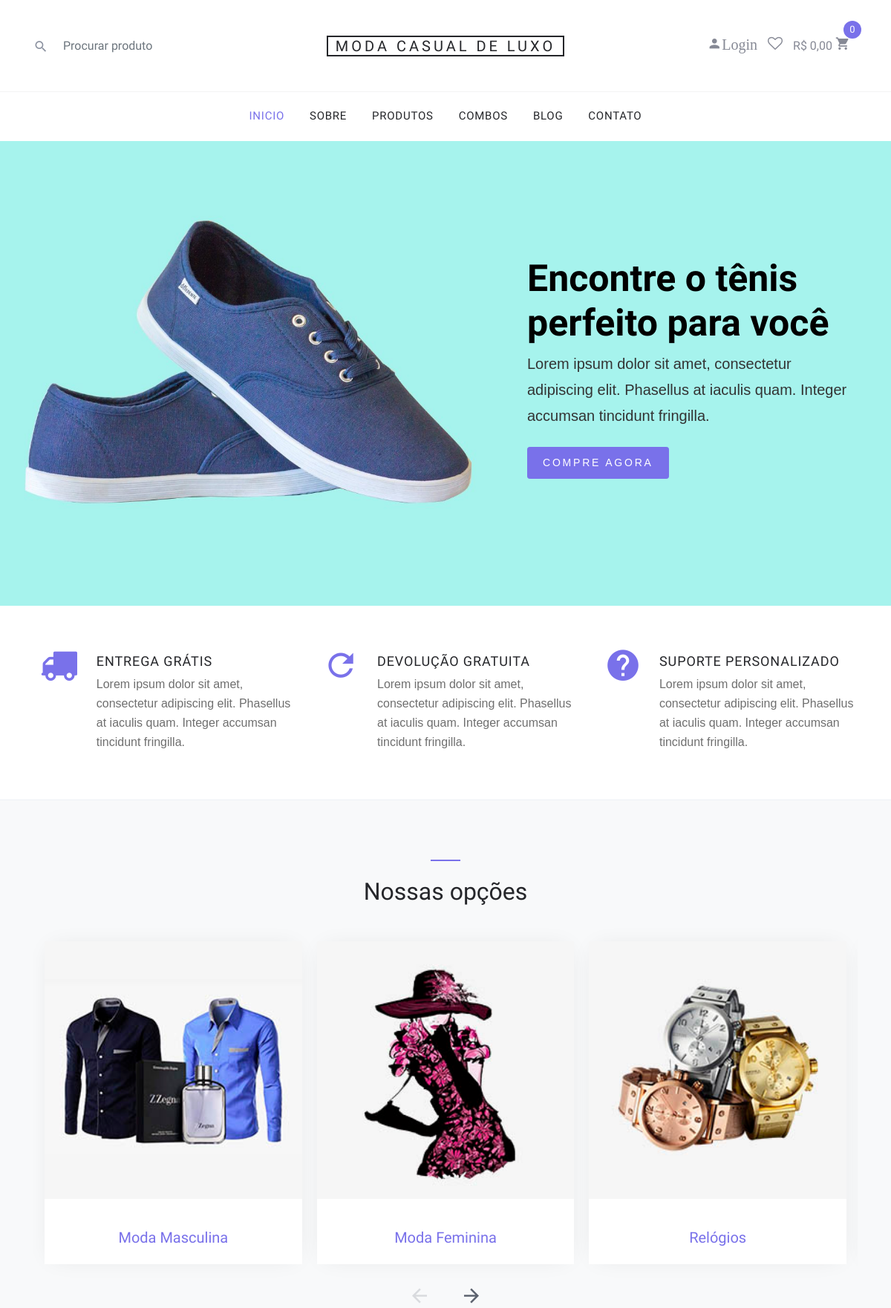
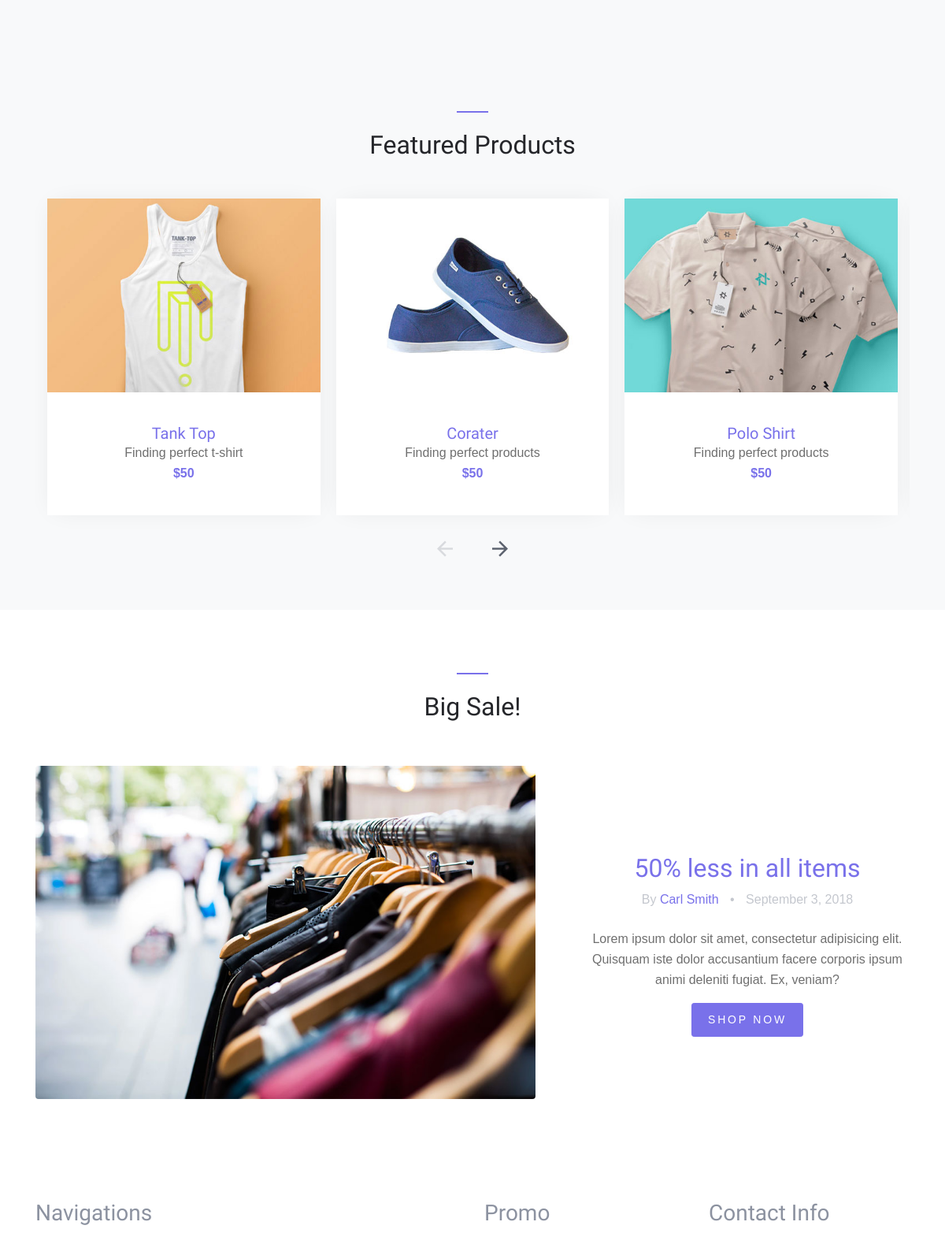
Screenshot of /lojaVirtualPHP/index.php (upper part) with the database file from the repository (2 pictures, top to bottom).
### tables this page shows
CREATE TABLE `categorias` (
  `id` int(11) NOT NULL AUTO_INCREMENT,
  `nome` varchar(50) NOT NULL,
  `nome_url` varchar(50) NOT NULL,
  `imagem` varchar(100) NOT NULL,
  PRIMARY KEY (`id`)
);

### lojaVirtualPHP/index.php (the view, shortened to what this page needs)
<?php
require_once ("cabecalho.php");
require_once ("conexao.php");
?>
    <div class="site-blocks-cover" style="background-image: url(images/hero_1.jpg);" data-aos="fade">
      <div class="container">
        <div class="row align-items-start align-items-md-center justify-content-end">
          <div class="col-md-5 text-center text-md-left pt-5 pt-md-0">
            <h1 class="mb-2">Encontre o tênis perfeito para você</h1>
            <div class="intro-text text-center text-md-left">
              <p class="mb-4">Lorem ipsum dolor sit amet, consectetur adipiscing elit. Phasellus at iaculis quam. Integer accumsan tincidunt fringilla. </p>
              <p>
                <a href="#" class="btn btn-sm btn-primary">Compre agora</a>
              </p>
            </div>
          </div>
        </div>
      </div>
    </div>
    <div class="site-section site-section-sm site-blocks-1">
      <div class="container">
        <div class="row">
          <div class="col-md-6 col-lg-4 d-lg-flex mb-4 mb-lg-0 pl-4" data-aos="fade-up" data-aos-delay="">
            <div class="icon mr-4 align-self-start">
              <span class="icon-truck"></span>
            </div>
            <div class="text">
              <h2 class="text-uppercase">Entrega grátis</h2>
              <p>Lorem ipsum dolor sit amet, consectetur adipiscing elit. Phasellus at iaculis quam. Integer accumsan tincidunt fringilla.</p>
            </div>
          </div>
          <div class="col-md-6 col-lg-4 d-lg-flex mb-4 mb-lg-0 pl-4" data-aos="fade-up" data-aos-delay="100">
            <div class="icon mr-4 align-self-start">
              <span class="icon-refresh2"></span>
            </div>
            <div class="text">
              <h2 class="text-uppercase">Devolução gratuita</h2>
              <p>Lorem ipsum dolor sit amet, consectetur adipiscing elit. Phasellus at iaculis quam. Integer accumsan tincidunt fringilla.</p>
            </div>
          </div>
          <div class="col-md-6 col-lg-4 d-lg-flex mb-4 mb-lg-0 pl-4" data-aos="fade-up" data-aos-delay="200">
            <div class="icon mr-4 align-self-start">
              <span class="icon-help"></span>
            </div>
            <div class="text">
              <h2 class="text-uppercase">Suporte personalizado</h2>
              <p>Lorem ipsum dolor sit amet, consectetur adipiscing elit. Phasellus at iaculis quam. Integer accumsan tincidunt fringilla.</p>
            </div>
          </div>
        </div>
      </div>
    </div>
<div class="site-section block-3 site-blocks-2 bg-light">
      <div class="container">
      <div class="row justify-content-center">
          <div class="col-md-7 site-section-heading text-center pt-4">
            <h2>Nossas opções</h2>
          </div>
        </div>
        <div class="row">
          <div class="col-md-12">
            <div class="nonloop-block-3 owl-carousel">
            <?php
             $query = $pdo->query("SELECT * FROM categorias order by id ");
             $res = $query->fetchAll(PDO::FETCH_ASSOC);
             for ($i=0; $i < count($res); $i++) {
              $nome = $res[$i]['nome'];
              $imagem = $res[$i]['imagem'];
              $nome_url = $res[$i]['nome_url'];
              ?>
                <div class="item">
                  <div class="block-4 text-center">
                    <figure class="block-4-image">
                      <img src="img/categorias/<?php echo $imagem ?>" alt="Image placeholder" class="img-fluid">
                    </figure>
                    <div class="block-4-text p-4">
                      <h3><a href="sub-categoria-de-<?php echo $nome_url ?>"><?php echo $nome ?></a></h3>
                    </div>
                  </div>
                </div>
        <?php } ?>
            </div>
          </div>
        </div>
      </div>
    </div>
    <div class="site-section block-3 site-blocks-2 bg-light">
      <div class="container">
        <div class="row justify-content-center">
          <div class="col-md-7 site-section-heading text-center pt-4">
            <h2>Featured Products</h2>
          </div>
        </div>
        <div class="row">
          <div class="col-md-12">
            <div class="nonloop-block-3 owl-carousel">
              <div class="item">
                <div class="block-4 text-center">
                  <figure class="block-4-image">
                    <img src="images/cloth_1.jpg" alt="Image placeholder" class="img-fluid">
                  </figure>
                  <div class="block-4-text p-4">
                    <h3><a href="#">Tank Top</a></h3>
                    <p class="mb-0">Finding perfect t-shirt</p>
                    <p class="text-primary font-weight-bold">$50</p>
                  </div>
                </div>
              </div>
              <div class="item">
                <div class="block-4 text-center">
                  <figure class="block-4-image">
                    <img src="images/shoe_1.jpg" alt="Image placeholder" class="img-fluid">
                  </figure>
                  <div class="block-4-text p-4">
                    <h3><a href="#">Corater</a></h3>
                    <p class="mb-0">Finding perfect products</p>
                    <p class="text-primary font-weight-bold">$50</p>
                  </div>
                </div>
              </div>
              <div class="item">
                <div class="block-4 text-center">
                  <figure class="block-4-image">
                    <img src="images/cloth_2.jpg" alt="Image placeholder" class="img-fluid">
                  </figure>
                  <div class="block-4-text p-4">
                    <h3><a href="#">Polo Shirt</a></h3>
                    <p class="mb-0">Finding perfect products</p>
                    <p class="text-primary font-weight-bold">$50</p>
                  </div>
                </div>
              </div>
            </div>
          </div>
        </div>
      </div>
    </div>
    <div class="site-section block-8">
      <div class="container">
        <div class="row justify-content-center  mb-5">
          <div class="col-md-7 site-section-heading text-center pt-4">
            <h2>Big Sale!</h2>
          </div>
        </div>
        <div class="row align-items-center">
          <div class="col-md-12 col-lg-7 mb-5">
            <a href="#"><img src="images/blog_1.jpg" alt="Image placeholder" class="img-fluid rounded"></a>
          </div>
          <div class="col-md-12 col-lg-5 text-center pl-md-5">
            <h2><a href="#">50% less in all items</a></h2>
            <p class="post-meta mb-4">By <a href="#">Carl Smith</a> <span class="block-8-sep">&bullet;</span> September 3, 2018</p>
            <p>Lorem ipsum dolor sit amet, consectetur adipisicing elit. Quisquam iste dolor accusantium facere corporis ipsum animi deleniti fugiat. Ex, veniam?</p>
            <p><a href="#" class="btn btn-primary btn-sm">Shop Now</a></p>
          </div>
        </div>
      </div>
    </div>
<?php
require_once ("rodape.php");
?>

### lojaVirtualPHP/cssH/style.css (style rules this page uses)
html, body { height: 100%; font-family: "Cairo", sans-serif; -webkit-font-smoothing: antialiased; font-smoothing: antialiased; }
h1, h2, h3, h4, h5, h6 { margin: 0; color: #111111; font-weight: 400; font-family: "Cairo", sans-serif; }
h1 { font-size: 70px; }
h2 { font-size: 36px; }
h3 { font-size: 30px; }
p { font-size: 16px; font-family: "Cairo", sans-serif; color: #6f6f6f; font-weight: 400; line-height: 26px; margin: 0 0 15px 0; }
img { max-width: 100%; }
@media only screen and (min-width: 1200px) { .container { max-width: 1170px; } }

### lojaVirtualPHP/css/style.css (style rules this page uses)
body { line-height: 1.7; color: #8c92a0; font-weight: 300; font-size: 16px; }
a { -webkit-transition: .3s all ease; -o-transition: .3s all ease; transition: .3s all ease; }
.btn { text-transform: uppercase; position: relative; -webkit-transition: 0.2s all ease-in-out !important; -o-transition: 0.2s all ease-in-out !important; transition: 0.2s all ease-in-out !important; top: 0; letter-spacing: .05em; }
.btn.btn-sm { font-size: 14px !important; padding: 10px 20px !important; }
.btn.btn-primary { font-size: 17px; font-weight: 300; letter-spacing: .2em; }
.site-section { padding: 2.5em 0; }
@media (min-width: 768px) { .site-section { padding: 5em 0; } }
.site-section.site-section-sm { padding: 4em 0; }
.site-section-heading { font-size: 30px; color: #25262a; position: relative; }
.site-section-heading:before { content: ""; left: 0%; top: 0; position: absolute; width: 40px; height: 2px; background: #7971ea; }
.site-section-heading.text-center:before { content: ""; left: 50%; top: 0; -webkit-transform: translateX(-50%); -ms-transform: translateX(-50%); transform: translateX(-50%); position: absolute; width: 40px; height: 2px; background: #7971ea; }
.site-blocks-cover { background-size: cover; background-repeat: no-repeat; background-position: center center; }
.site-blocks-cover, .site-blocks-cover .row { min-height: 600px; height: calc(100vh - 174px); }
.site-blocks-cover h1 { font-size: 30px; font-weight: 900; color: #000; }
@media (min-width: 768px) { .site-blocks-cover h1 { font-size: 50px; } }
.site-blocks-cover p { color: #333333; font-size: 20px; line-height: 35px; }
.site-blocks-cover .intro-text { font-size: 16px; line-height: 1.5; }
.site-blocks-1 { border-bottom: 1px solid #edf0f5; }
.site-blocks-1 .icon span { position: relative; color: #7971ea; top: -10px; font-size: 50px; display: inline-block; }
.site-blocks-1 .text h2 { color: #25262a; letter-spacing: .05em; font-size: 18px; }
.site-blocks-1 .text p:last-child { margin-bottom: 0; }
.block-4 { -webkit-box-shadow: 0 0 30px -10px rgba(0, 0, 0, 0.1); box-shadow: 0 0 30px -10px rgba(0, 0, 0, 0.1); background: #fff; }
.block-4 .block-4-text h3 { font-size: 20px; margin-bottom: 0; }
.block-4 .block-4-text h3 a { text-decoration: none; }
.block-8 .post-meta { color: #c4c7ce; }
.block-8 .block-8-sep { margin-left: 10px; margin-right: 10px; }

### rows the page displays
categorias: imagem (picture), nome "Moda Masculina"
categorias: imagem (picture), nome "Moda Feminina"
categorias: imagem (picture), nome "Relógios"

### other values shown
$Gnome_loja "MODA CASUAL DE LUXO"
$total_c "0,00"
$linhas "0"
